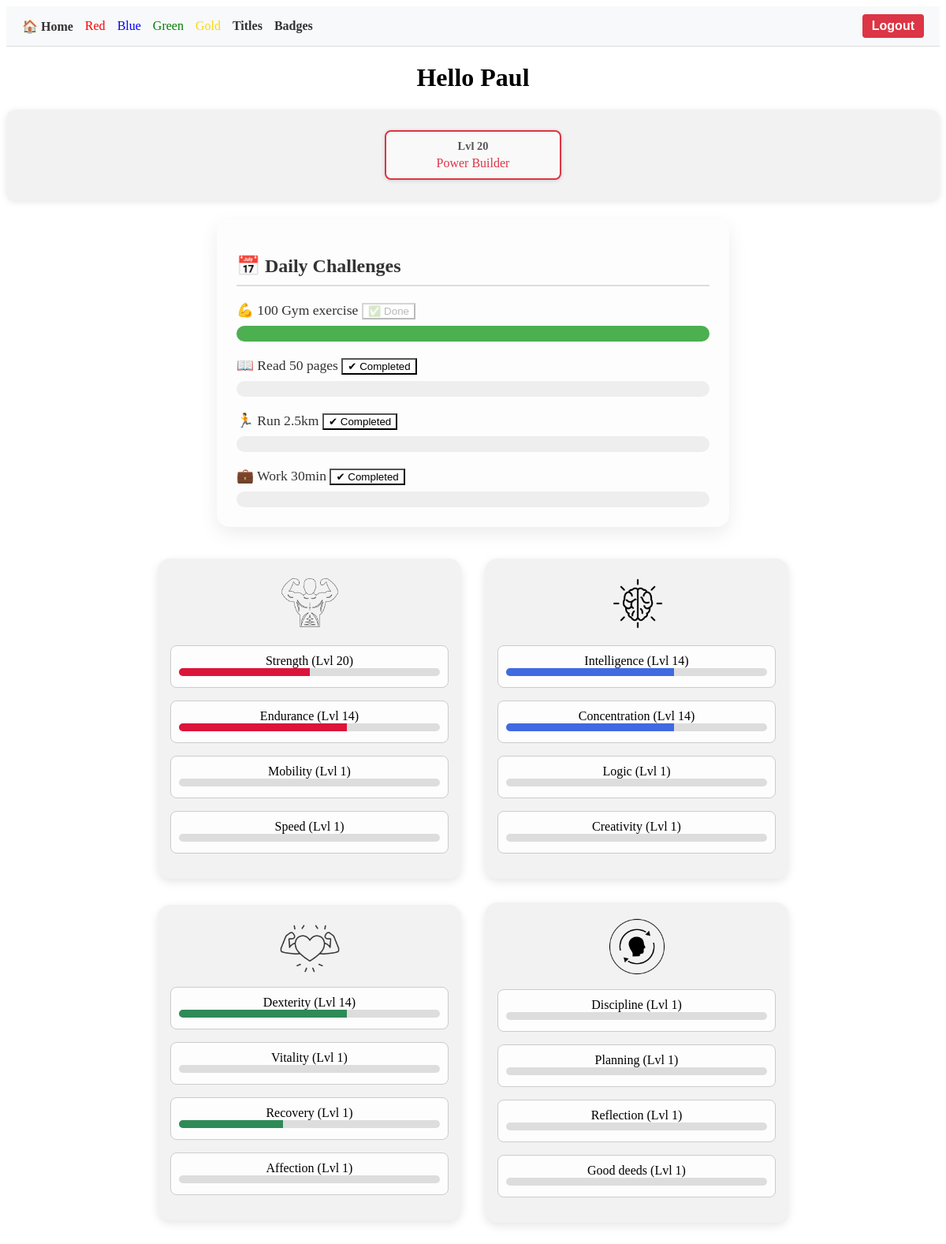
The app's page /dashboard (signed in) with its own data.
### tables this page shows
CREATE TABLE users (
                id INTEGER PRIMARY KEY AUTOINCREMENT,
                username TEXT NOT NULL UNIQUE,
                password TEXT NOT NULL
            );

CREATE TABLE daily (
                id INTEGER PRIMARY KEY AUTOINCREMENT,
                user_id INTEGER NOT NULL,
                challenge TEXT NOT NULL,
                completed BOOLEAN DEFAULT 0,
                UNIQUE(user_id, challenge),
                FOREIGN KEY(user_id) REFERENCES users(id)
            );

CREATE TABLE progress (
                id INTEGER PRIMARY KEY AUTOINCREMENT,
                user_id INTEGER NOT NULL,
                skill TEXT NOT NULL,
                category TEXT NOT NULL,
                xp INTEGER DEFAULT 0,
                level INTEGER DEFAULT 1, 
                FOREIGN KEY(user_id) REFERENCES users(id)
            );

### app.py (the view)
@app.route('/dashboard')
def dashboard():
    if 'user_id' not in session:
        return redirect(url_for('login'))
    user_id = session['user_id']
    with sqlite3.connect("database.db") as conn:
        c = conn.cursor()
        c.execute("SELECT skill, category, xp, level FROM progress WHERE user_id = ?", (user_id,))
        stats = c.fetchall()
        c.execute("SELECT challenge, completed FROM daily WHERE user_id = ?", (user_id,))
        daily_challenges = c.fetchall()
        c.execute("SELECT username FROM users WHERE id = ?", (user_id,))
        username = c.fetchone()[0]
        c.execute("SELECT selected_titles FROM selected_titles WHERE user_id = ?", (user_id,))
        row = c.fetchone()
        selected_titles = json.loads(row[0]) if row else []
    title_info = {}
    for skill, titles in TITLES.items():
        for level, title in titles.items():
            title_info[title] = {
                "skill": skill,
                "level": int(level)
            }
    skill_to_category= {
        "Strength": "Red", "Endurance": "Red", "Mobility": "Red", "Speed": "Red",
        "Intelligence": "Blue", "Concentration": "Blue", "Logic": "Blue", "Creativity": "Blue",
        "Dexterity": "Green", "Vitality": "Green", "Recovery": "Green", "Affection": "Green",
        "Discipline": "Gold", "Planning": "Gold", "Reflection": "Gold", "Good deeds": "Gold"
    }
    return render_template("dashboard.html", stats=stats, daily_challenges=daily_challenges, username=username, selected_titles=selected_titles, title_info=title_info, skill_to_category=skill_to_category)

### templates/dashboard.html (shortened to what this page needs)
{% extends "base.html" %}
{% block content %}
<!DOCTYPE html>
<html lang="en">
<head>
    <link rel="stylesheet" href="/static/styles.css">
</head>
<body>
    <nav style="background-color: #f8f9fa; padding: 10px 20px; display: flex; justify-content: space-between; align-items: center; border-bottom: 1px solid #ddd;">
        <div style="display: flex; gap: 15px; align-items: center;">
            <a href="{{ url_for('index') }}" style="text-decoration: none; font-weight: bold; color: #333;">🏠 Home</a>
            {% for category in ["Red", "Blue", "Green", "Gold"] %}
                <a href="/card_{{ category|lower }}" style="text-decoration: none; color: {{ category|lower }};">
                    {{ category }}
                </a>
            {% endfor %}
            <a  href=  "{{ url_for('titles')}}" style="text-decoration: none; font-weight: bold; color: #333"> Titles</a>
            <a  href=  "{{ url_for('badges')}}" style="text-decoration: none; font-weight: bold; color: #333"> Badges</a>
        </div>
        <div>
            <form method="POST" action="{{ url_for('logout') }}">
                <button type="submit" style="background-color: #dc3545; color: white; border: none; padding: 6px 12px; border-radius: 4px; cursor: pointer;">
                    Logout
                </button>
            </form>
        </div>
    </nav>
    <header>
        <h1 style="text-align: center;">Hello {{username}}</h1>
        {% if selected_titles %}
        <div style="text-align: center;" class="titles-container">
            <div class="skill-box">
                <div class="title-grid" style="display: inline-block; text-align: center;">
                    {% for title in selected_titles %}
                        {% set info = title_info[title] %}
                        {% set category = skill_to_category[info["skill"]] %}
                        <div class="title-card border-{{ category|lower }}" style="display: inline-block; margin: 10px;">
                            <span class="level">Lvl {{ info.level }}</span>
                            <span class="title">{{ title }}</span>
                        </div>
                    {% endfor %}
                </div>
            </div>
        </div>
    {% endif %}
        <section id="daily-challenges">
            <h2>📅 Daily Challenges</h2>
            <ul class="challenge-list">
            {% for challenge, completed in daily_challenges %}
            <li class="challenge-item">
                <div class="challenge-header">
                {% if challenge == "Gym" %}
                    💪 100 Gym exercise
                {% elif challenge == "Running" %}
                    🏃 Run 2.5km
                {% elif challenge == "Reading" %}
                    📖 Read 50 pages
                {% elif challenge == "Work" %}
                    💼 Work 30min
                {% else %}
                    {{ challenge }}
                {% endif %}
                <button class="complete-btn-{{ challenge|replace(' ', '') }}"
                    onclick="markComplete(this)"
                    style="background-color: {{ 'white' if completed == 1 else 'initial' }};"
                    {% if completed == 1 %}disabled{% endif %}>
                    {{ "✅ Done" if completed == 1 else "✔ Completed" }}
                </button>
                </div>
                <progress value="{{ 100 if completed == 1 else 0 }}" max="100"
                      class="{{ 'completed' if completed == 1 else '' }}"></progress>
            </li>
            {% endfor %}
            </ul>
        </section>
    </header>
    <main>
        <div class="category-grid">
            {% for category in ["Red", "Blue", "Green", "Gold"] %}
                <a href= "/card_{{category|lower}}" style = "text-decoration: none;">
                <div class="card {{ category|lower }}">
                    <img src="../static/images/icons/icon_{{category|lower }}.png" alt="{{ category }} Icon" class="category-icon">
                    <div class="xp-bar-group">
                        {% for skill, cat, xp, level in stats %}
                            {% if cat == category %}
                                <div class="skill-bar">
                                    <span>{{ skill }} (Lvl {{ level }})</span>
                                    <div class="xp-bar">
                                        <div class="fill" style="width: {{ (xp / (level * 100)) * 100 }}%"></div>
                                    </div>
                                </div>
                            {% endif %}
                        {% endfor %}
                    </div>
                </div>
                </a>
            {% endfor %}
        </div>
    </main>
</body>
</html>
{% endblock %}

### templates/base.html (shortened to what this page needs)
<!DOCTYPE html>
<html lang="en">
<head>
</head>
<body>
    {% block content %}{% endblock %}
</body>
</html>

### static/styles.css (style rules this page uses)
.category-grid { display: grid; grid-template-columns: repeat(2, 1fr); gap: 30px; justify-content: center; align-items: center; max-width: 800px; margin: 40px auto; }
.card { background-color: #f2f2f2; border-radius: 16px; padding: 16px; box-shadow: 0 4px 12px rgba(0, 0, 0, 0.1); text-align: center; }
.category-icon { width: 80px; margin-bottom: 10px; }
.xp-bar-group { color: black; text-decoration: none; }
.skill-bar { text-decoration: none; margin-bottom: 1em; padding: 10px; border: 1px solid #ccc; border-radius: 8px; background-color: #fdfdfd; position: relative; }
.xp-bar { height: 10px; background-color: #ddd; border-radius: 5px; overflow: hidden; margin-bottom: 4px; }
.xp-bar .fill { height: 100%; background-color: #e74c3c; transition: width 0.3s ease; }
.fill { height: 100%; background-color: crimson; transition: width 0.4s ease-in-out; }
.card.red .fill { background-color: crimson; }
.card.blue .fill { background-color: royalblue; }
.card.green .fill { background-color: seagreen; }
.skill-box { background-color: #f2f2f2; padding: 16px; margin-bottom: 24px; border-radius: 12px; box-shadow: 0 2px 8px rgba(0, 0, 0, 0.1); }
.title-grid { display: flex; flex-wrap: wrap; gap: 12px; }
.title-card { background-color: #f9f9f9; padding: 10px 14px; border-radius: 10px; border-left: 5px solid; box-shadow: 0 1px 5px rgba(0, 0, 0, 0.15); min-width: 160px; }
.border-red { border-color: #e74c3c; }
.level { font-weight: bold; display: block; margin-bottom: 4px; }
.title-card { border: 2px solid #ccc; padding: 10px; border-radius: 8px; cursor: pointer; display: flex; align-items: center; justify-content: space-between; width: 200px; background-color: #f9f9f9; transition: background-color 0.3s ease; }
.border-red { border-color: #dc3545; color: #dc3545; }
.level { display: block; font-size: 0.9em; margin-bottom: 4px; color: #555; }
section h2 { margin-bottom: 15px; color: #333; font-size: 1.4rem; }
form { display: flex; flex-direction: column; gap: 15px; }
form button { background-color: #007bff; color: white; padding: 12px; border: none; border-radius: 6px; font-size: 1rem; font-weight: bold; cursor: pointer; transition: background-color 0.3s ease; }
#daily-challenges { background: #fdfdfd; border-radius: 16px; padding: 25px; margin: 20px auto; box-shadow: 0 8px 24px rgba(0, 0, 0, 0.08); max-width: 600px; text-align: left; }
#daily-challenges h2 { margin-bottom: 20px; font-size: 1.5rem; color: #333; border-bottom: 2px solid #ddd; padding-bottom: 10px; }
.challenge-list { list-style: none; padding: 0; margin: 0; display: flex; flex-direction: column; gap: 20px; }
.challenge-item { font-size: 1.1rem; font-weight: 500; color: #333; display: flex; flex-direction: column; gap: 8px; }
.challenge-item progress { width: 100%; height: 20px; appearance: none; }

### records on screen
users: username "Paul"
daily: challenge "💪 100 Gym exercise", completed "✅ Done"
daily: challenge "📖 Read 50 pages", completed "✔ Completed"
daily: challenge "🏃 Run 2.5km", completed "✔ Completed"
daily: challenge "💼 Work 30min", completed "✔ Completed"
progress: skill "Strength", level "20", xp 1000 (drawn)
progress: skill "Endurance", level "14", xp 900 (drawn)
progress: skill "Mobility", level "1"
progress: skill "Speed", level "1"
progress: skill "Intelligence", level "14", xp 900 (drawn)
progress: skill "Concentration", level "14", xp 900 (drawn)
progress: skill "Logic", level "1"
progress: skill "Creativity", level "1"
progress: skill "Dexterity", level "14", xp 900 (drawn)
progress: skill "Vitality", level "1"
progress: skill "Recovery", level "1", xp 40 (drawn)
progress: skill "Affection", level "1"
progress: skill "Discipline", level "1"
progress: skill "Planning", level "1"
progress: skill "Reflection", level "1"
progress: skill "Good deeds", level "1"

### other values on screen
{{ category }} "Red" "Blue" "Green" "Gold"
{{ info.level }} "20"
{{ title }} "Power Builder"
